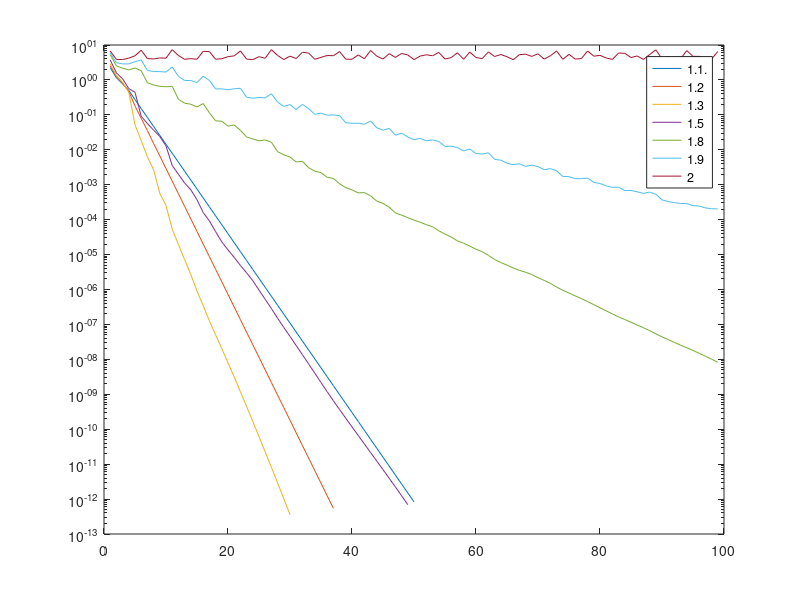

Recreate this plot in MATLAB.
clear
A=[2 1 -2;
    1 5 -3;
    3 -9 1];
b=[1 25 15]';

for i=1:numel(b)
    zab(i,1)=b(i,1)*((1e-5)*(2*rand-1));
end
b_z=b+zab;
x=A\b;
z=A\b_z;
blad_rz=norm(z-x)/norm(x)
blad_t=cond(A)*(norm(zab)/norm(b))
if blad_rz<blad_t
fprintf("jd\n\n")
else
    fprintf("nie jd\n\n")
end
%%
clear
A=(-4)*eye(6);
for i=1:6
    for j=1:6
    if abs(i-j)==2 | abs(i-j)==1
    A(i,j)=1;
    end
    end
end 
i=1;
imax=100;
omega=1.1;
x_old=[3 3 3 3 3 3]';
x=[];
b=sum(A,2);
D=diag(diag(A));
L=tril(A)-D;
U=triu(A)-D;
M=(inv(D+omega*L))*((1-omega)*D-omega*U);
w=omega*(inv(D+omega*L))*b;
err=1;
while(err>=1e-12 & i<imax)
x_new=M*x_old+w;
x=[x x_new];
err(i)=norm(x_new-x_old);
x_old=x_new;
i=i+1;
end
semilogy(err)
%%clear
A=(-4)*eye(6);
for i=1:6
    for j=1:6
    if abs(i-j)==2 | abs(i-j)==1
    A(i,j)=1;
    end
    end
end 
i=1;
imax=100;
omega=1.1;
x_old=[3 3 3 3 3 3]';
x=[];
b=sum(A,2);
D=diag(diag(A));
L=tril(A)-D;
U=triu(A)-D;
M=(inv(D+omega*L))*((1-omega)*D-omega*U);
w=omega*(inv(D+omega*L))*b;
err=1;
while(err>=1e-12 & i<imax)
x_new=M*x_old+w;
x=[x x_new];
err(i)=norm(x_new-x_old);
x_old=x_new;
i=i+1;
end
semilogy(err)
%%

clear
A=(-4)*eye(6);
for i=1:6
    for j=1:6
        if abs(i-j)==2 | abs(i-j)==1
            A(i,j)=1;
        end
    end
end 
imax=100;
omega_v=[1.1,1.2,1.3,1.5,1.8,1.9,2];
b=sum(A,2);
D=diag(diag(A));
L=tril(A)-D;
U=triu(A)-D;
 x=[];
for omega=omega_v
   x_old=[3 3 3 3 3 3]';
  i=1;
M=(inv(D+omega*L))*((1-omega)*D-omega*U);
w=omega*(inv(D+omega*L))*b;
err=1;
while(err>=1e-12 & i<imax)
    x_new=M*x_old+w;
    x=[x x_new];
    err(i)=norm(x_new-x_old);
    x_old=x_new;
    i=i+1;
end
semilogy(err)
hold on;
end
legend('1.1.','1.2','1.3','1.5','1.8','1.9','2')
